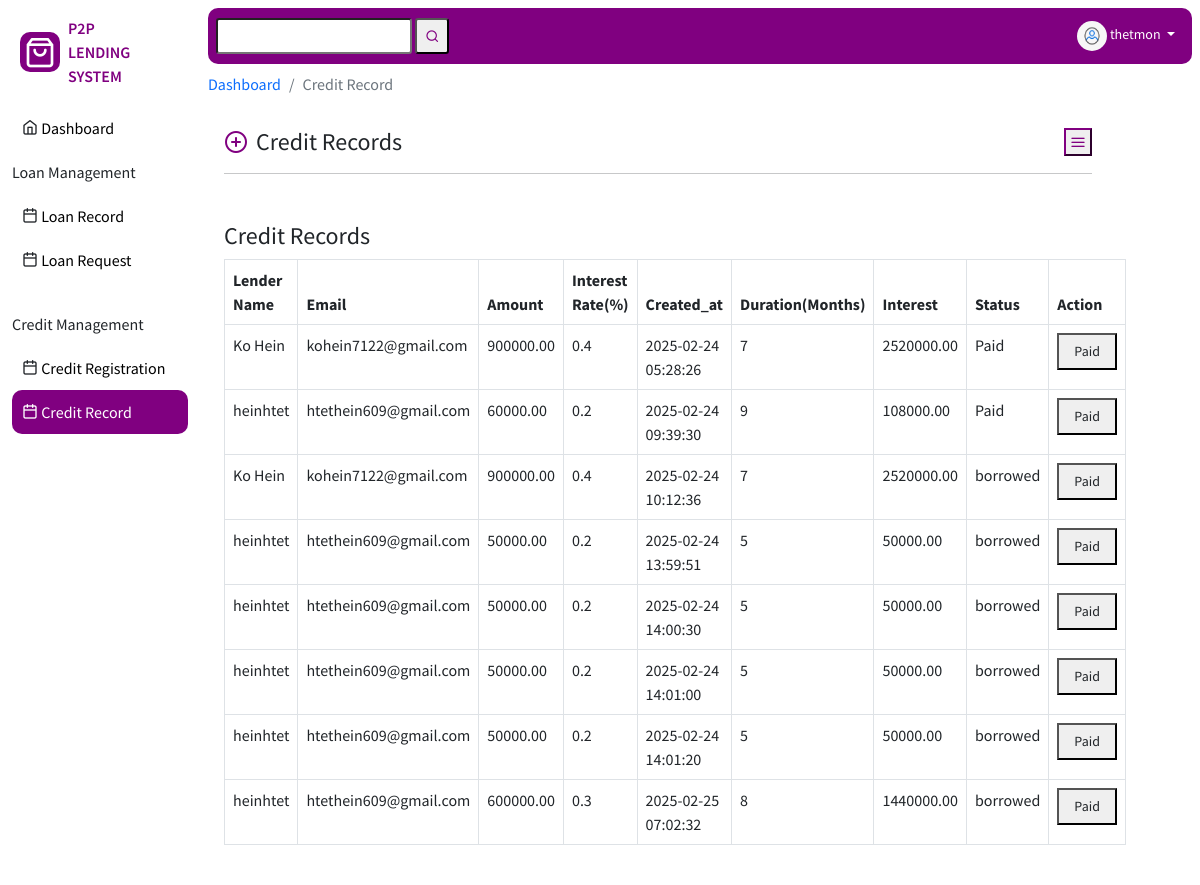
The page /CreditRec.php (signed in) on the database its author committed.
### tables this page shows
CREATE TABLE `creditsrec` (
  `id` int(11) NOT NULL,
  `lender_name` varchar(50) NOT NULL,
  `lender_email` varchar(100) NOT NULL,
  `loan_amt` decimal(10,2) NOT NULL,
  `rate` float NOT NULL,
  `created_at` timestamp NOT NULL DEFAULT current_timestamp(),
  `duration` int(20) NOT NULL,
  `interest` decimal(10,2) DEFAULT NULL,
  `status` varchar(20) DEFAULT NULL,
  `borrower_id` int(100) NOT NULL
);

### CreditRec.php (the view, shortened to what this page needs)
<?php
    require_once "components/db.php";
?>
<!DOCTYPE html>
<html lang="en">
<head>
    <link rel="stylesheet" href="stylling/theme.css">
    <link rel="stylesheet" href="css/style.css">
    <link rel="stylesheet" href="css/mediaQueries.css">
    <link rel="stylesheet" href="vendor/feather-icons-web/feather.css">
</head>
<body>
    <div class=" container-fluid">
        <div class="row">
            <div class="col-12  col-xl-2 col-lg-3 vh-100 sideBar pt-2">
                <div class="row">
                    <div class="col-12 logodiv">
                        <div class="d-flex p-2 justify-content-between align-items-center ">
                            <div class="logo bg-primary text-light rounded pt-1 px-1">
                                <i class=" feather-shopping-bag " style="font-size: 32px;"></i>
                            </div>
                            <span class=" text-uppercase  text-primary me-lg-4 me-md-2 ms-2" style="    font-weight: 600;">P2P Lending System</span>
                        </div>
                    </div>
                    <div class="">
                        <div class="col-12 rounded dash text-black">
                            <div>
                                <i class=" feather-home"></i>
                            <a href="Dashboard.php" > Dashboard</a>
                            </div>
                        </div>
                        <div class="col-12">
                            <ul>
                                <li class="menu-Item-title  text-secondary">
                                    Loan Management
                                </li>
                                 <li class="menu-Item-links ">
                                   <div>
                                    <i class=" feather-calendar"></i>
                                    <a href="loanRec.php" class="">Loan Record</a>
                                   </div>
                                </li>
                                <li class="menu-Item-links">
                                   <div>
                                    <i class=" feather-calendar"></i>
                                    <a href="LoanReq.php" class="">Loan Request</a>
                                   </div>
                                    <span class=" badge pill bg-info">15</span>
                                </li>
                                <li class="menu-Item-title  text-secondary">
                                    Credit Management
                                </li>
                                <li class="menu-Item-links">
                                   <div>
                                    <i class=" feather-calendar"></i>
                                    <a href="CreditReg.php" class="">Credit Registration</a>
                                   </div>
                                </li>
                                <li class="menu-Item-links  rounded dash bg-primary text-white active">
                                   <div>
                                    <i class=" feather-calendar"></i>
                                    <a href="" class="text-white">Credit Record</a>
                                   </div>
                                </li>
                          </ul>
                        </div>
                    </div>
                </div>
            </div>
            <div class="col-12 col-xl-10 col-lg-9 vh-100 content p-2">
                <?php include "components/roofBar.php";?>
                <div class="row">
                            <div class="col-12 pt-2">
                                <nav aria-label="breadcrumb">
                                    <ol class="breadcrumb">
                                    <li class="breadcrumb-item"><a href="Dashboard.php">Dashboard</a></li>
                                    <li class="breadcrumb-item active" aria-current="page">Credit Record</li>
                                    </ol>
                                </nav>
                            </div>
                </div>
                <div class="row">
                    <div class="col-12 col-lg-11">
                        <div class=" card">
                            <div class="card-body">
                                 <div class="headerSection d-flex justify-content-between align-items-center">
                                     <div class="logo d-inline-flex align-items-center">
                                         <i class=" feather-plus-circle text-primary" style=" font-size:1.5em"></i>
                                         <h4 class=" mb-0 ms-2">Credit Records</h4>
                                     </div>
                                 <div>
                                     <button class=" btn-outline-primary d-flex align-items-center p-1">
                                         <i class=" feather-menu "></i>
                                     </button>
                                 </div>
                                 </div>
                                 <hr>
                                 <h4 class="mt-5">Credit Records</h4>
                                    <table class="table table-bordered">
                                        <thead>
                                            <tr>
                                                <th>Lender Name</th>
                                                <th>Email</th>
                                                <th>Amount</th>
                                                <th>Interest Rate(%)</th>
                                                <th>Created_at</th>
                                                <th>Duration(Months)</th>
                                                <th>Interest</th>
                                                <th>Status</th>
                                                <th>Action</th>
                                            </tr>
                                        </thead>
                                        <tbody>
                                            <?php
                                               $stmt =$conn->query('SELECT * FROM creditsrec WHERE borrower_id = ' . $_SESSION['userId']) ;
                                                if ($stmt->num_rows > 0) {
                                                    while ($row = $stmt->fetch_assoc()) {
                                                        $namae=$row['lender_name'];
                                                        $email=$row['lender_email'];
                                                        $amt=$row['loan_amt'];
                                                        $rate=$row['rate'];
                                                        $createdAt=$row['created_at'];
                                                        $duration=$row['duration'];
                                                        $interest=$row['interest'];
                                                        $status=$row['status'];
                                                        echo "<tr>
                                                                     <td>{$namae}</td>
                                                                     <td>{$email}</td>
                                                                     <td>{$amt}</td>
                                                                     <td>{$rate}</td>
                                                                     <td>{$createdAt}</td>
                                                                     <td>{$duration}</td>
                                                                     <td>
                                                                        {$interest}
                                                                     </td>
                                                                     <td>{$status}</td>
                                                                     <td>
                                                                         <button>
                                                                             <a href='paidCredit.php?loan_id={$row['id']}' class='btn btn-success btn-sm'>Paid</a>
                                                                         </button>
                                                                     </td>
                                                                 </tr>";
                                                    }
                                                } else {
                                                    echo "No approved borrowed found for this lender.";
                                                }
                                            ?>
                                        </tbody>
                                    </table>
                            </div>
                        </div>
                    </div>
                </div>
            </div>
</body>
</html>

### css/style.css (style rules this page uses)
a:link { text-decoration: none; }
.content { background-color:var(--primary-color); overflow: scroll; }
.card { border:none; }
.menu-Item-links,.dash { text-decoration: none; padding: 10px; display: flex; justify-content: space-between; align-items: center; }
.menu-Item-title { padding: 10px 0; }
.menu-Item-links a { color: black; }
.dash a { color: black; }
ul { list-style: none; padding: 0px !important; margin: 0px; }
.sideBar { overflow: scroll; }
.logodiv { position: sticky; top: 0px; background-color: white; margin-bottom: 10px; }

### rows shown on the page
creditsrec: lender_name "Ko Hein", lender_email "kohein7122@gmail.com", loan_amt "900000.00", rate "0.4", created_at "2025-02-24 05:28:26", duration "7", interest "2520000.00", status "Paid"
creditsrec: lender_name "heinhtet", lender_email "htethein609@gmail.com", loan_amt "60000.00", rate "0.2", created_at "2025-02-24 09:39:30", duration "9", interest "108000.00", status "Paid"
creditsrec: lender_name "Ko Hein", lender_email "kohein7122@gmail.com", loan_amt "900000.00", rate "0.4", created_at "2025-02-24 10:12:36", duration "7", interest "2520000.00", status "borrowed"
creditsrec: lender_name "heinhtet", lender_email "htethein609@gmail.com", loan_amt "50000.00", rate "0.2", created_at "2025-02-24 13:59:51", duration "5", interest "50000.00", status "borrowed"
creditsrec: lender_name "heinhtet", lender_email "htethein609@gmail.com", loan_amt "50000.00", rate "0.2", created_at "2025-02-24 14:00:30", duration "5", interest "50000.00", status "borrowed"
creditsrec: lender_name "heinhtet", lender_email "htethein609@gmail.com", loan_amt "50000.00", rate "0.2", created_at "2025-02-24 14:01:00", duration "5", interest "50000.00", status "borrowed"
creditsrec: lender_name "heinhtet", lender_email "htethein609@gmail.com", loan_amt "50000.00", rate "0.2", created_at "2025-02-24 14:01:20", duration "5", interest "50000.00", status "borrowed"
creditsrec: lender_name "heinhtet", lender_email "htethein609@gmail.com", loan_amt "600000.00", rate "0.3", created_at "2025-02-25 07:02:32", duration "8", interest "1440000.00", status "borrowed"

### other values the page prints
$_SESSION['username'] "thetmon"
